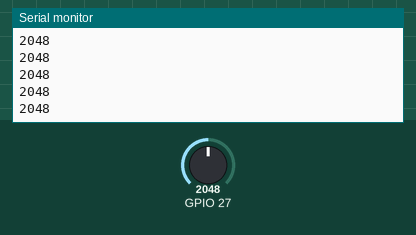
The sketch below on a simulated ESP32. Shown: the last lines printed to the serial monitor. Inputs (shaded band) come from the test bench; at power-on: GPIO 27 = 2048.

Above: at 1.2 s.
1.3 s: GPIO 27 set to 2866
At 1.32 s:
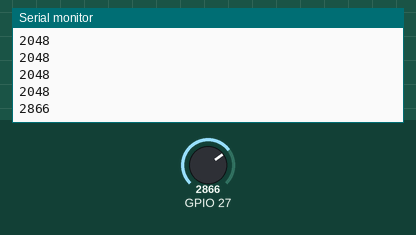
2.8 s: GPIO 27 set to 3603
At 2.82 s:
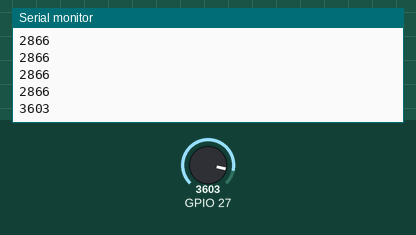
Timing chart, 0 to 5.8 s (numbered marks = the images above; inputs shaded):
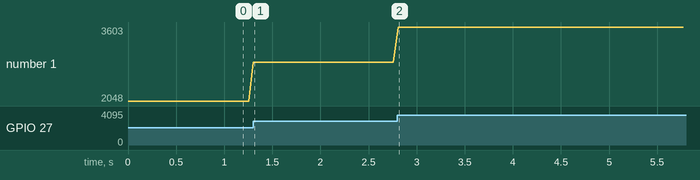

The sketch:

HeartBeatSensor.ino
```cpp
void setup() {
  Serial.begin(115200);
  pinMode(27, INPUT);
}

void loop() {
  // put your main code here, to run repeatedly:
  Serial.println(analogRead(27));
  delay(50);
}
```

Measured:
- after the input at 1.3 s, the serial monitor: prints a new line at once (image 1)
- after the input at 2.8 s, the serial monitor: prints a new line at once (image 2)
- plotted number 1: 2048 → 2866 after the input at 1.3 s, 2866 → 3603 after the input at 2.8 s
